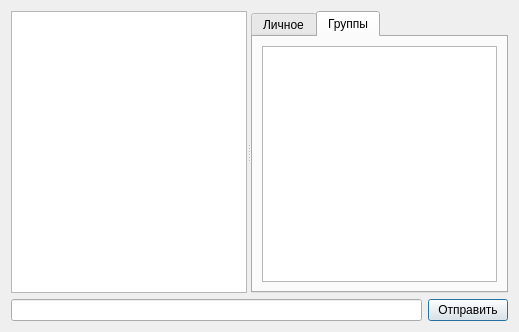
<?xml version="1.0" encoding="UTF-8"?>
<ui version="4.0">
 <class>Dialog_chat</class>
 <widget class="QDialog" name="Dialog_chat">
  <property name="geometry">
   <rect>
    <x>0</x>
    <y>0</y>
    <width>519</width>
    <height>332</height>
   </rect>
  </property>
  <property name="windowTitle">
   <string>Dialog</string>
  </property>
  <property name="modal">
   <bool>false</bool>
  </property>
  <layout class="QVBoxLayout" name="verticalLayout">
   <item>
    <widget class="QSplitter" name="splitter_2">
     <property name="orientation">
      <enum>Qt::Horizontal</enum>
     </property>
     <widget class="QTableView" name="tableView_chat">
      <property name="selectionMode">
       <enum>QAbstractItemView::SingleSelection</enum>
      </property>
      <property name="selectionBehavior">
       <enum>QAbstractItemView::SelectRows</enum>
      </property>
      <property name="showGrid">
       <bool>false</bool>
      </property>
      <property name="gridStyle">
       <enum>Qt::NoPen</enum>
      </property>
      <attribute name="horizontalHeaderVisible">
       <bool>false</bool>
      </attribute>
      <attribute name="verticalHeaderVisible">
       <bool>false</bool>
      </attribute>
     </widget>
     <widget class="QSplitter" name="splitter">
      <property name="orientation">
       <enum>Qt::Horizontal</enum>
      </property>
      <widget class="QTabWidget" name="tabWidget">
       <property name="currentIndex">
        <number>1</number>
       </property>
       <widget class="QWidget" name="tab">
        <attribute name="title">
         <string>Личное</string>
        </attribute>
        <layout class="QVBoxLayout" name="verticalLayout_2">
         <item>
          <widget class="QTableView" name="tableView_staff">
           <attribute name="horizontalHeaderVisible">
            <bool>false</bool>
           </attribute>
           <attribute name="verticalHeaderVisible">
            <bool>false</bool>
           </attribute>
          </widget>
         </item>
        </layout>
       </widget>
       <widget class="QWidget" name="tab_2">
        <attribute name="title">
         <string>Группы</string>
        </attribute>
        <layout class="QVBoxLayout" name="verticalLayout_3">
         <item>
          <widget class="QTableView" name="tableView_group">
           <attribute name="horizontalHeaderVisible">
            <bool>false</bool>
           </attribute>
           <attribute name="verticalHeaderVisible">
            <bool>false</bool>
           </attribute>
          </widget>
         </item>
        </layout>
       </widget>
      </widget>
     </widget>
    </widget>
   </item>
   <item>
    <layout class="QHBoxLayout" name="horizontalLayout">
     <item>
      <widget class="QLineEdit" name="lineEdit_message"/>
     </item>
     <item>
      <widget class="QPushButton" name="pushButton_send">
       <property name="text">
        <string>Отправить</string>
       </property>
      </widget>
     </item>
    </layout>
   </item>
  </layout>
 </widget>
 <resources/>
 <connections/>
</ui>
